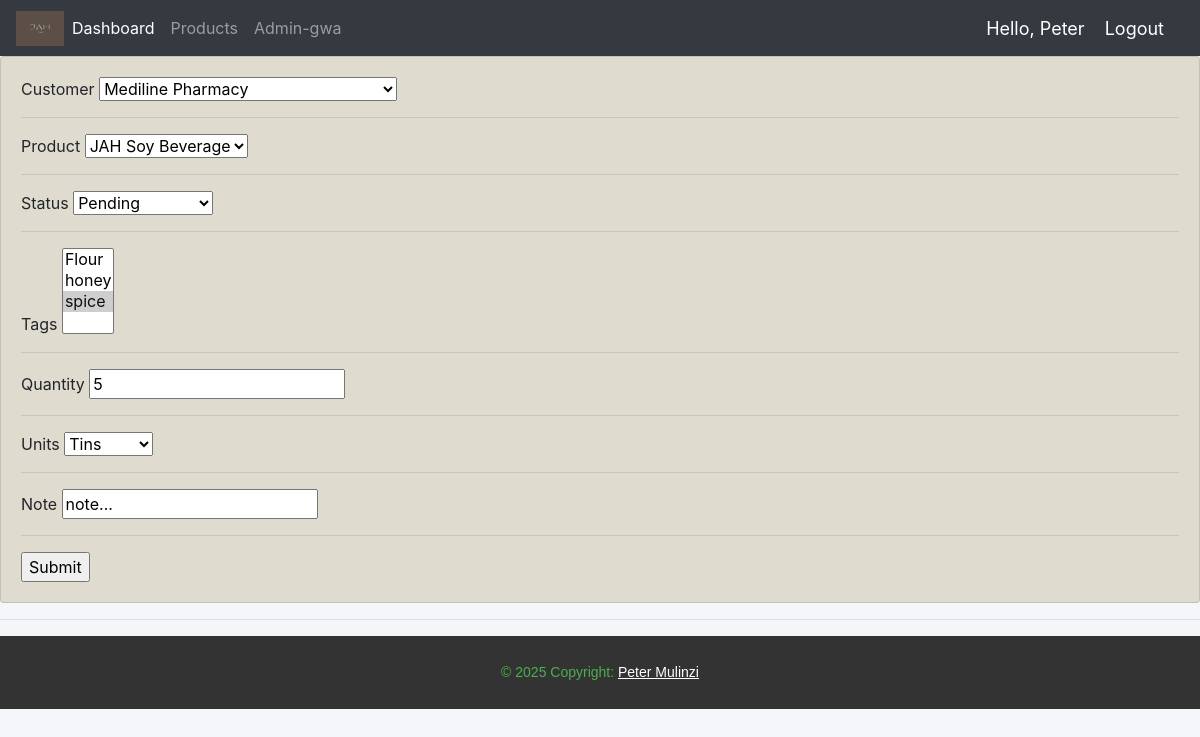
Before: /updateOrder/4/ (signed in) with the older database file.
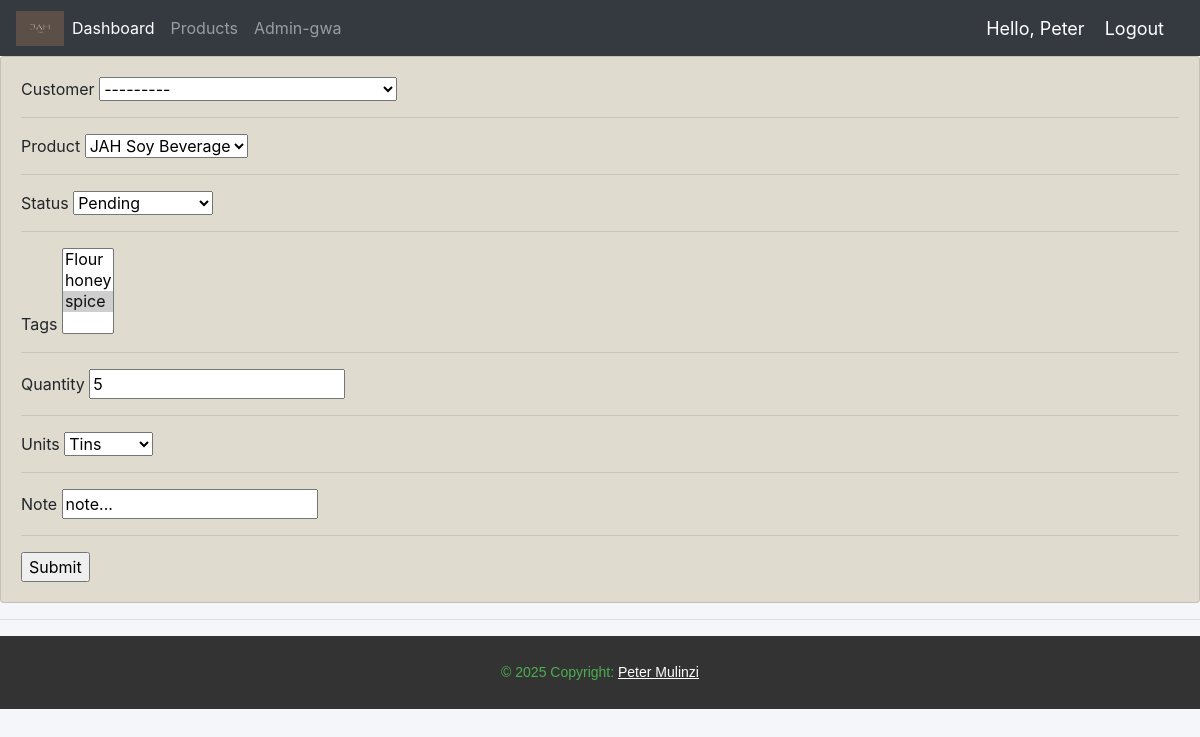
After: the same page with the newer database file.
### Jah_Accounts/models.py (models this page shows, shortened)
class Order(models.Model):
    STATUS = (
        ('Pending', 'Pending'),
        ('Out for delivery', 'Out for delivery'),
        ('Delivered', 'Delivered'),
    )
    MEASUREMENT = (
        ('Kgs', 'Kgs'),
        ('Tins', 'Tins'),
    )
    Customer = models.ForeignKey(Customer, null=True, on_delete=models.SET_NULL)
    Product = models.ForeignKey(Product, null=True, on_delete=models.SET_NULL,)
    date_created = models.DateTimeField(auto_now_add=True, null=True)
    status = models.CharField(max_length=200, null=True, choices=STATUS)
    tags = models.ManyToManyField(Tag)
    Quantity = models.CharField(null=True, max_length=4)
    units = models.CharField(max_length=200, null=True, choices=MEASUREMENT,)
    note = models.CharField(max_length=200, null=True)

### Jah_Accounts/decorators.py (the view)
        def wrapper_func(request, *args, **kwargs):
            group = None
            if request.user.groups.exists():
                group = request.user.groups.all()[0].name
            if group in allowed_roles:
                return view_func(request, *args, **kwargs)
            else:
                return HttpResponse('You are not allowed to view this page.')

### Jah_Accounts/forms.py
class OrderForm(ModelForm):
    class Meta:
        model = Order
        fields = '__all__'

### Jah_Accounts/models.py (called while the page is built)
    def __str__(self):
        return self.name or 'Unnamed Customer'

    def __str__(self):
        return self.name

    def __str__(self):
        return self.name

### Jah_Accounts/views.py (called while the page is built)
@login_required(login_url='login')
@allowed_users(allowed_roles=['admin'])
def updateOrder(request, pk):
    order = Order.objects.get(id=pk)
    formset = OrderForm(instance=order)
    if request.method == 'POST':
        formset = OrderForm(request.POST, instance=order)
        if formset.is_valid():
            formset.save()
            return redirect('/')
    context = {'formset': formset,}
    return render(request, 'Jah_Accounts/order_form.html', context)

### Jah_Accounts/templates/Jah_Accounts/order_form.html (shortened to what this page needs)
{% extends 'Jah_Accounts/main.html' %}
{% load static %}
{% block content %}
<div class="row">
    <div class="col-md-12">
        <div class="card card-body" style="background-color: rgb(223, 220, 207);">
            <form action="" method="POST">
                {% for formset in formset  %}
                    {{formset.label}}
                    {{formset}}
                    <hr>
                {% endfor %}
                <input type="submit" name="Submit">
            </form>
        </div>
    </div>
</div>
{% endblock %}

Changed rows visible on the page:
changed Order "JAH Soy Beverage": Customer "Mediline Pharmacy" → "---------"
